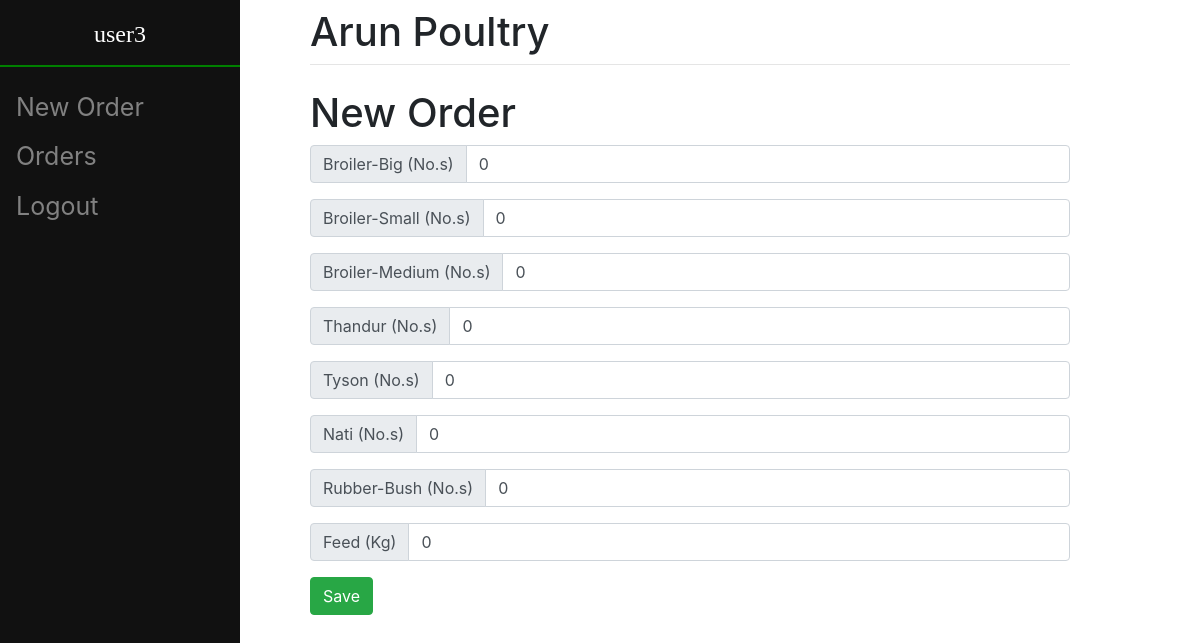
The app's page /create/ (signed in) with its own data.
### item/models.py (models this page shows, shortened)
class Item(models.Model):
	name = models.CharField(max_length = 50, unique = True)
	desc = models.CharField(max_length = 100)
	unit = models.CharField(max_length = 10, default = "No.s")

### orders/views.py (the view, shortened to what this page needs)
# urls.py: path("create/", views.OrderCreateView.as_view(success_url = "/view/order/"), name = "order_create"),
class OrderCreateView(LRM, View):
    template_name = 'orders/order_create.html'
    success_url = "/view/order/"
    def get(self, response):
        ctx = dict()
        items = Item.objects.all()
        ctx["items"] = items
        ctx["privilege"] = get_object_or_404(User_Type, user = response.user).privilege
        return render(response, self.template_name, ctx)

### orders/templates/orders/order_create.html (shortened to what this page needs)
{% extends 'orders/base.html' %}
{% block content %}
    <h1>New Order</h1>
    <form action ="/create/" method = "POST">
        {% for it in items %}
            <div class = "input-group mb-3">
                <div class = "input-group-prepend">
                    <div class = "input-group-text">
                        {{ it.name }} ({{ it.unit }})
                    </div>
                </div>
                <input type = "number" value = "0" min = 0 name = {{it.name}} class = "form-control">
            </div>
        {% endfor %}
        <button type="submit", name="save", value="save", class = "btn btn-success">Save</button>
    </form>
{% endblock %}

### orders/templates/orders/base.html (shortened to what this page needs)
<!doctype html>
<html>
<head>
	<link rel="stylesheet" href="https://stackpath.bootstrapcdn.com/bootstrap/4.3.1/css/bootstrap.min.css">
</head>
<body>
	<div class="sidenav">
		{% block side %}
			{% if user.is_authenticated %}
				<h4>{{ user.username }}</h4>
				<hr>
				{% if privilege %}
					<a href = "/register">Users</a>
					<a href = "/item/view/">Items</a>
				{% else %}
					<a href="/create">New Order</a>
				{% endif %}
				<a href="/view">Orders</a>
				<a href = "/logout">Logout</a>
			{% else %}
				<a href="/">Home</a>
				<a href="/login">Login</a>
			{% endif %}
		{% endblock %}
	</div>
	<div id="content" name="content" class="main">
				<h1 class="mt-2">Arun Poultry</h1>
				<hr class="mt-0 mb-4">
				{% block content %}
				{% endblock %}
	</div>
</body>
</html>

### orders/templates/orders/base.html (style rules this page uses)
.sidenav { height:100%; width: 20%; position: fixed; z-index:1; top:0; left:0; background-color:#111; overflow-x:hidden; padding-top:20px; }
.sidenav h4 { font-family: 'Times New Roman', Times, serif; color: #FFFFFF; text-align: center; }
.sidenav hr { border: 1px solid green; }
.sidenav a { padding:6px 8px 6px 16px; text-decoration: none; font-size:25px; color: #818181; display:block; }
.main { margin-left: 25%; padding: 0px 10px; margin-right: 10%; }

### records on screen
Item: name "Broiler-Big", unit "No.s"
Item: name "Broiler-Small", unit "No.s"
Item: name "Broiler-Medium", unit "No.s"
Item: name "Thandur", unit "No.s"
Item: name "Tyson", unit "No.s"
Item: name "Nati", unit "No.s"
Item: name "Rubber-Bush", unit "No.s"
Item: name "Feed", unit "Kg"

### other values on screen
{{ user.username }} "user3"
